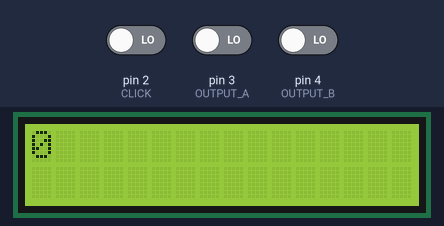
The sketch below on a simulated Arduino Uno, built with avr-gcc and run on an emulated ATmega328P. Shown: 16×2 character LCD. Inputs (shaded band) come from the test bench; at power-on: pin 2 (CLICK) LOW, pin 3 (OUTPUT_A) LOW, pin 4 (OUTPUT_B) LOW.

Above: at 1.2 s.
1.3 s: pin 2 (CLICK) driven HIGH
At 2.5 s:
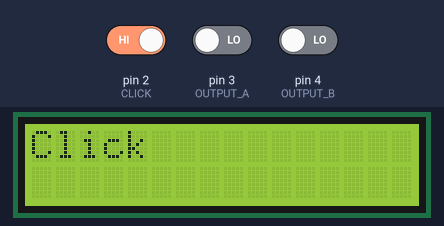
2.8 s: pin 3 (OUTPUT_A) driven HIGH
At 3.7 s:
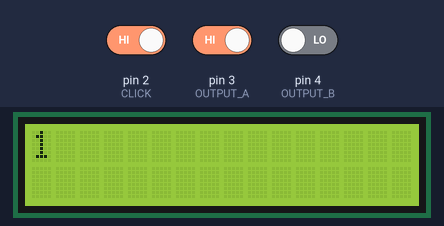
Timing chart, 0 to 5.8 s (numbered marks = the images above; inputs shaded):
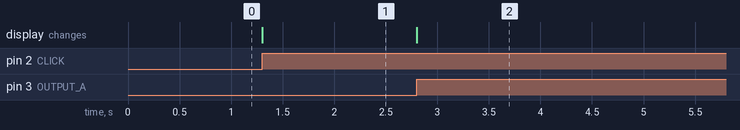

Measured:
- after the input at 1.3 s, the display: changes at once (image 1)
- after the input at 2.8 s, the display: changes at once (image 2)

The sketch:

encoder_with_lcd_display.ino
```cpp
#include <LiquidCrystal.h>
#define CLICK 2
#define OUTPUT_A 3
#define OUTPUT_B 4

LiquidCrystal lcd(5, 6, 7, 8, 9, 10);

int counter = 0;
int aState;
int aLastState;
int clickState;
int clickLastState;
void setup() {
  // put your setup code here, to run once:
  pinMode(OUTPUT_A, INPUT);
  pinMode(OUTPUT_B, INPUT);
  Serial.begin(9600);

  aLastState = digitalRead(OUTPUT_A);
  clickLastState = digitalRead(CLICK);

  lcd.begin(16, 2);
  lcd.print(0);
}

void loop() {
  // put your main code here, to run repeatedly:
  aState = digitalRead(OUTPUT_A);
  if (aState == HIGH && aLastState == LOW){
    if (digitalRead(OUTPUT_B) != aState){
      counter++;
    }
    else{
      counter--;
    }
    lcd.clear();
    lcd.print(counter);
  }
  if (aState == LOW && aLastState == HIGH){
    delay(50);
  }
  aLastState = aState;

  click();
}

void click() {
  clickState = digitalRead(CLICK);
  if (clickState == HIGH && clickLastState == LOW){
    lcd.clear();
    lcd.print("Click");
  }
  if (clickState == LOW && clickLastState == HIGH){
    delay(100);
  }

  clickLastState = clickState;
}
```
